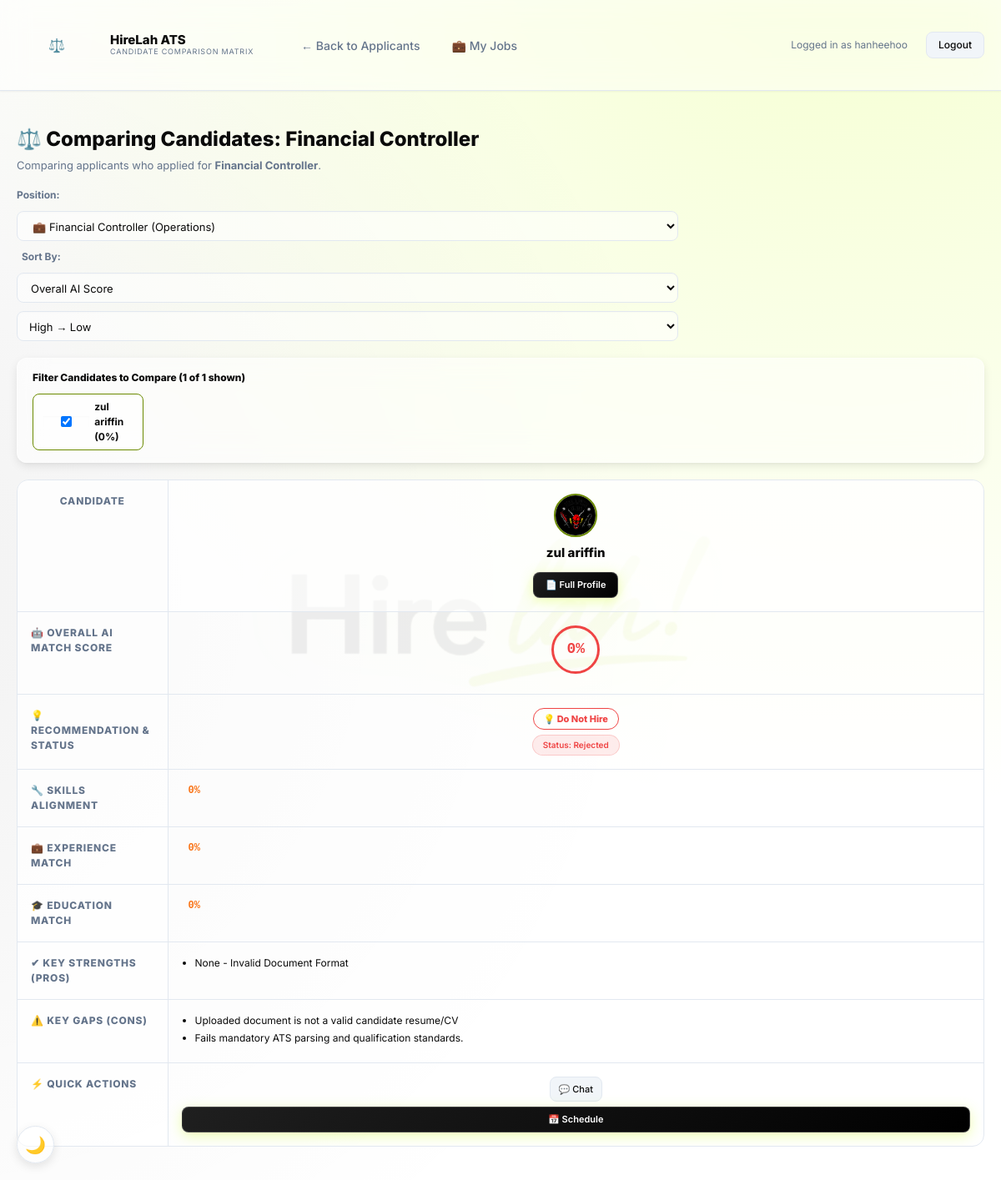
The page /compare_candidates.php (signed in) on the database its author committed.
### tables this page shows
CREATE TABLE `jobs` (
  `id` int(11) NOT NULL,
  `job_title` varchar(255) NOT NULL,
  `department` varchar(255) DEFAULT NULL,
  `employment_type` varchar(100) DEFAULT NULL,
  `status` varchar(50) DEFAULT 'Active',
  `description` text DEFAULT NULL,
  `created_at` timestamp NOT NULL DEFAULT current_timestamp(),
  `employer_id` int(11) DEFAULT NULL,
  `work_mode` varchar(50) DEFAULT 'On-site',
  `require_video` tinyint(1) DEFAULT 0
);

CREATE TABLE `candidates` (
  `id` varchar(50) NOT NULL,
  `job_id` int(11) DEFAULT NULL,
  `name` varchar(255) DEFAULT 'Unknown',
  `email` varchar(255) DEFAULT NULL,
  `phone` varchar(255) DEFAULT NULL,
  `filename` varchar(255) DEFAULT NULL,
  `full_text` longtext DEFAULT NULL,
  `stripped_text` longtext DEFAULT NULL,
  `status` varchar(50) DEFAULT 'Review',
  `recommendation` varchar(50) DEFAULT 'Pending',
  `overall_score` int(11) DEFAULT 0,
  `skills_match` int(11) DEFAULT 0,
  `exp_match` int(11) DEFAULT 0,
  `edu_match` int(11) DEFAULT 0,
  `summary` text DEFAULT NULL,
  `education` text DEFAULT NULL,
  `experience` text DEFAULT NULL,
  `skills` text DEFAULT NULL,
  `strengths` text DEFAULT NULL,
  `gaps` text DEFAULT NULL,
  `relevance_label` varchar(100) DEFAULT NULL,
  `note` text DEFAULT NULL,
  `suggested_question` text DEFAULT NULL,
  `screened` tinyint(1) DEFAULT 0,
  `created_at` timestamp NOT NULL DEFAULT current_timestamp(),
  `user_id` int(11) DEFAULT NULL,
  `resume_path` varchar(255) DEFAULT NULL,
  `youtube_url` varchar(255) DEFAULT NULL,
  `hiring_verdict` varchar(100) DEFAULT NULL,
  `verdict_reason` text DEFAULT NULL,
  `profile_picture` varchar(255) DEFAULT NULL,
  `updated_at` timestamp NOT NULL DEFAULT current_timestamp() ON UPDATE current_timestamp(),
  `interview_status` enum('None','Proposed','Confirmed','Declined') DEFAULT 'None',
  `interview_datetime` datetime DEFAULT NULL,
  `interview_notes` text DEFAULT NULL,
  `interview_token` varchar(100) DEFAULT NULL
);

CREATE TABLE `users` (
  `id` int(11) NOT NULL,
  `name` varchar(255) NOT NULL,
  `email` varchar(255) NOT NULL,
  `password_hash` varchar(255) NOT NULL,
  `role` varchar(50) NOT NULL DEFAULT 'candidate',
  `created_at` timestamp NOT NULL DEFAULT current_timestamp(),
  `profile_picture` varchar(255) DEFAULT NULL,
  `default_resume` varchar(255) DEFAULT NULL,
  `is_verified` tinyint(1) DEFAULT 0,
  `otp_code` varchar(10) DEFAULT NULL,
  `otp_expires_at` datetime DEFAULT NULL,
  `reset_token` varchar(100) DEFAULT NULL,
  `reset_token_expires_at` datetime DEFAULT NULL,
  `company_name` varchar(255) DEFAULT NULL,
  `company_website` varchar(255) DEFAULT NULL,
  `company_address` text DEFAULT NULL,
  `company_logo` varchar(255) DEFAULT NULL,
  `contact_email` varchar(255) DEFAULT NULL
);

### compare_candidates.php (the view, shortened to what the rows shown need)
<?php
require_once 'auth.php';
$employer_id = $_SESSION['user_id'];
$user_role = $_SESSION['user_role'] ?? '';
if ($user_role === 'admin') {
    $jobs_stmt = $pdo->query("SELECT id, job_title, department FROM jobs ORDER BY created_at DESC");
} else {
    $jobs_stmt = $pdo->prepare("SELECT id, job_title, department FROM jobs WHERE employer_id = ? OR employer_id IS NULL ORDER BY created_at DESC");
    $jobs_stmt->execute([$employer_id]);
}
$jobs = $jobs_stmt->fetchAll(PDO::FETCH_ASSOC);
$selected_job_id = (int)($_GET['job_id'] ?? ($jobs[0]['id'] ?? 0));
$sort_by = $_GET['sort'] ?? 'overall_score';
$sort_order = $_GET['order'] ?? 'desc';
$candidates = [];
$job_title = '';
if ($selected_job_id > 0) {
    $j_stmt = $pdo->prepare("SELECT job_title, department FROM jobs WHERE id = ?");
    $j_stmt->execute([$selected_job_id]);
    $job_info = $j_stmt->fetch(PDO::FETCH_ASSOC);
    $job_title = $job_info['job_title'] ?? 'Job';
    $sort_dir = strtolower($sort_order) === 'asc' ? 'ASC' : 'DESC';
    $c_stmt = $pdo->prepare("SELECT c.*, u.profile_picture
                             FROM candidates c
                             LEFT JOIN users u ON (c.user_id = u.id OR (c.user_id IS NULL AND c.email = u.email AND c.email IS NOT NULL AND c.email != ''))
                             WHERE c.job_id = ?
                             ORDER BY c.{$sort_by} {$sort_dir}");
    $c_stmt->execute([$selected_job_id]);
    $candidates = $c_stmt->fetchAll(PDO::FETCH_ASSOC);
}
$selected_ids = $_GET['selected_ids'] ?? [];
$selected_ids = array_filter($selected_ids);
$filtered_candidates = $candidates;
?>
<!DOCTYPE html>
<html lang="en">
<head>
    <link rel="stylesheet" href="style.css?v=<?php echo @filemtime(__DIR__.'/style.css'); ?>">
</head>
<body>
    <main style="max-width:1200px;">
        <div style="display:flex; justify-content:space-between; align-items:center; margin-bottom:20px; flex-wrap:wrap; gap:16px;">
            <div>
                <h1 style="font-size:24px; font-weight:800; color:var(--txt); margin:0;">⚖️ Comparing Candidates: <?= htmlspecialchars($job_title ?: 'Position') ?></h1>
                <p style="font-size:13px; color:var(--mut); margin:4px 0 0 0;">Comparing applicants who applied for <strong><?= htmlspecialchars($job_title ?: 'this job') ?></strong>.</p>
            </div>
        </div>
        <?php if(empty($candidates)): ?>
            <div class="panel" style="text-align:center; padding:60px 20px; border-style:dashed;">
                <div style="font-size:36px; margin-bottom:12px;">📂</div>
                <div style="font-size:18px; font-weight:700; color:var(--txt); margin-bottom:6px;">No candidates applied for this position yet</div>
                <div style="font-size:13px; color:var(--mut);">Select another position from the dropdown above or check back once candidates submit applications.</div>
            </div>
        <?php else: ?>
            <div class="panel" style="margin-bottom:20px; padding:14px 18px;">
                <div style="display:flex; gap:10px; flex-wrap:wrap;">
                    <?php foreach($candidates as $cand_opt):
                        $is_checked = empty($selected_ids) || in_array($cand_opt['id'], $selected_ids);
                    ?>
                        <label style="display:inline-flex; align-items:center; gap:6px; background:var(--surf); border:1px solid <?= $is_checked ? 'var(--acc)' : 'var(--bdr)' ?>; padding:6px 12px; border-radius:8px; font-size:12px; font-weight:700; cursor:pointer; color:<?= $is_checked ? 'var(--txt)' : 'var(--mut)' ?>;">
                            <input type="checkbox" onchange="toggleCandidateFilter('<?= $cand_opt['id'] ?>')" <?= $is_checked ? 'checked' : '' ?> style="margin:0;">
                            <?= htmlspecialchars($cand_opt['name']) ?> (<?= (int)$cand_opt['overall_score'] ?>%)
                        </label>
                    <?php endforeach; ?>
                </div>
            </div>
            <div class="compare-table-wrapper">
                <table class="compare-table">
                    <thead>
                        <tr>
                            <th class="feature-label">Candidate</th>
                            <?php foreach($filtered_candidates as $c): ?>
                                <th class="cand-col-header">
                                    <div style="display:flex; flex-direction:column; align-items:center;">
                                        <?php if(!empty($c['profile_picture']) && file_exists($c['profile_picture'])): ?>
                                            <img src="<?= htmlspecialchars($c['profile_picture']) ?>" alt="<?= htmlspecialchars($c['name']) ?>" style="width:52px; height:52px; border-radius:50%; object-fit:cover; border:2px solid var(--acc); margin-bottom:8px;">
                                        <?php else: ?>
                                            <div style="width:52px; height:52px; border-radius:50%; background:linear-gradient(135deg, #6B8A00, #00E87A); display:flex; align-items:center; justify-content:center; font-size:20px; font-weight:800; color:#fff; margin-bottom:8px;">
                                                <?= strtoupper(substr($c['name'] ?: 'C', 0, 1)) ?>
                                            </div>
                                        <?php endif; ?>
                                        <div style="font-size:15px; font-weight:800; color:var(--txt);"><?= htmlspecialchars($c['name']) ?></div>
                                        <div style="margin-top:10px;">
                                            <a href="candidate.php?id=<?= $c['id'] ?>" class="btn-primary" style="padding:6px 14px; font-size:11px; text-decoration:none; width:auto;">📄 Full Profile</a>
                                        </div>
                                    </div>
                                </th>
                            <?php endforeach; ?>
                        </tr>
                    </thead>
                    <tbody>
                        <tr>
                            <?php foreach($filtered_candidates as $c):
                                $score = (int)($c['overall_score'] ?? 0);
                                $color = $score >= 80 ? 'var(--grn)' : ($score >= 60 ? 'var(--acc)' : ($score >= 40 ? 'var(--org)' : 'var(--red)'));
                            ?>
                                <td style="text-align:center;">
                                    <div class="score-circle-sm" style="border:3px solid <?= $color ?>; color:<?= $color ?>; box-shadow:0 0 8px <?= $color ?>40;">
                                        <?= $score ?>%
                                    </div>
                                </td>
                            <?php endforeach; ?>
                        </tr>
                        <tr>
                            <?php foreach($filtered_candidates as $c):
                                $rec = $c['recommendation'] ?? 'Pending';
                                $rec_color = ($rec == 'Strong Hire' || $rec == 'Hire') ? 'var(--grn)' : ($rec == 'Maybe' ? 'var(--org)' : 'var(--red)');
                            ?>
                                <td style="text-align:center;">
                                    <div style="display:flex; flex-direction:column; gap:6px; align-items:center;">
                                        <span class="chip" style="font-size:11px; font-weight:800; background:rgba(255,255,255,0.04); color:<?= $rec_color ?>; border-color:<?= $rec_color ?>;">
                                            💡 <?= htmlspecialchars($rec) ?>
                                        </span>
                                        <span class="chip chip-<?= strtolower($c['status']) ?>" style="font-size:10px;">
                                            Status: <?= htmlspecialchars($c['status']) ?>
                                        </span>
                                    </div>
                                </td>
                            <?php endforeach; ?>
                        </tr>
                        <tr>
                            <?php foreach($filtered_candidates as $c):
                                $v = (int)($c['skills_match'] ?? 0);
                                $vc = $v >= 70 ? 'var(--grn)' : ($v >= 45 ? 'var(--acc)' : 'var(--org)');
                            ?>
                                <td>
                                    <div style="display:flex; align-items:center; gap:8px;">
                                        <span style="color:<?= $vc ?>; font-size:12px; font-weight:700; font-family:monospace;"><?= $v ?>%</span>
                                    </div>
                                </td>
                            <?php endforeach; ?>
                        </tr>
                        <tr>
                            <?php foreach($filtered_candidates as $c):
                                $v = (int)($c['exp_match'] ?? 0);
                                $vc = $v >= 70 ? 'var(--grn)' : ($v >= 45 ? 'var(--acc)' : 'var(--org)');
                            ?>
                                <td>
                                    <div style="display:flex; align-items:center; gap:8px;">
                                        <span style="color:<?= $vc ?>; font-size:12px; font-weight:700; font-family:monospace;"><?= $v ?>%</span>
                                    </div>
                                </td>
                            <?php endforeach; ?>
                        </tr>
                        <tr>
                            <?php foreach($filtered_candidates as $c):
                                $v = (int)($c['edu_match'] ?? 0);
                                $vc = $v >= 70 ? 'var(--grn)' : ($v >= 45 ? 'var(--acc)' : 'var(--org)');
                            ?>
                                <td>
                                    <div style="display:flex; align-items:center; gap:8px;">
                                        <span style="color:<?= $vc ?>; font-size:12px; font-weight:700; font-family:monospace;"><?= $v ?>%</span>
                                    </div>
                                </td>
                            <?php endforeach; ?>
                        </tr>
                        <tr>
                            <?php foreach($filtered_candidates as $c):
                                $strengths = !empty($c['strengths']) ? (json_decode($c['strengths'], true) ?: []) : [];
                            ?>
                                <td>
                                    <?php if(empty($strengths)): ?>
                                        <span style="font-size:12px; color:var(--mut);">-</span>
                                    <?php else: ?>
                                        <ul style="margin:0; padding-left:16px; font-size:12px; color:var(--txt); line-height:1.45;">
                                            <?php foreach(array_slice($strengths, 0, 3) as $s): ?>
                                                <li style="margin-bottom:4px;"><?= htmlspecialchars(preg_replace('/\[Resume Evidence:.*\]/s', '', $s)) ?></li>
                                            <?php endforeach; ?>
                                        </ul>
                                    <?php endif; ?>
                                </td>
                            <?php endforeach; ?>
                        </tr>
                        <tr>
                            <?php foreach($filtered_candidates as $c):
                                $gaps = !empty($c['gaps']) ? (json_decode($c['gaps'], true) ?: []) : [];
                            ?>
                                <td>
                                    <?php if(empty($gaps)): ?>
                                        <span style="font-size:12px; color:var(--mut);">-</span>
                                    <?php else: ?>
                                        <ul style="margin:0; padding-left:16px; font-size:12px; color:var(--txt); line-height:1.45;">
                                            <?php foreach(array_slice($gaps, 0, 3) as $g): ?>
                                                <li style="margin-bottom:4px;"><?= htmlspecialchars(preg_replace('/\[Resume Evidence:.*\]/s', '', $g)) ?></li>
                                            <?php endforeach; ?>
                                        </ul>
                                    <?php endif; ?>
                                </td>
                            <?php endforeach; ?>
                        </tr>
                        <tr>
                            <?php foreach($filtered_candidates as $c): ?>
                                <td style="text-align:center;">
                                    <div style="display:flex; gap:6px; justify-content:center; flex-wrap:wrap;">
                                        <a href="candidate.php?id=<?= $c['id'] ?>#discussion" class="btn-secondary" style="padding:6px 10px; font-size:11px; text-decoration:none;">💬 Chat</a>
                                        <a href="candidate.php?id=<?= $c['id'] ?>" class="btn-primary" style="padding:6px 12px; font-size:11px; text-decoration:none;">📅 Schedule</a>
                                    </div>
                                </td>
                            <?php endforeach; ?>
                        </tr>
                    </tbody>
                </table>
            </div>
        <?php endif; ?>
    </main>
</body>
</html>

### rows shown on the page
jobs: job_title "Financial Controller"
candidates: name "zul ariffin", overall_score "0", user.profile_picture (picture), recommendation "Do Not Hire", status "Rejected", skills_match "0", exp_match "0", edu_match "0", strengths "None - Invalid Document Format", gaps "Uploaded document is not a valid candidate resume/CV", gaps "Fails mandatory ATS parsing and qualification standards."

### other values the page prints
$_SESSION['user_name'] "hanheehoo"
count($filtered_candidates) "1"
count($candidates) "1"
